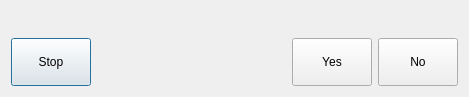
<?xml version="1.0" encoding="UTF-8"?>
<ui version="4.0">
 <class>ICOriginDialog</class>
 <widget class="QDialog" name="ICOriginDialog">
  <property name="geometry">
   <rect>
    <x>0</x>
    <y>0</y>
    <width>469</width>
    <height>97</height>
   </rect>
  </property>
  <property name="windowTitle">
   <string>Origin</string>
  </property>
  <layout class="QVBoxLayout" name="verticalLayout">
   <item>
    <widget class="QLabel" name="label">
     <property name="text">
      <string/>
     </property>
     <property name="alignment">
      <set>Qt::AlignCenter</set>
     </property>
    </widget>
   </item>
   <item>
    <layout class="QHBoxLayout" name="horizontalLayout">
     <item>
      <widget class="QPushButton" name="stopBtn">
       <property name="minimumSize">
        <size>
         <width>64</width>
         <height>48</height>
        </size>
       </property>
       <property name="text">
        <string>Stop</string>
       </property>
      </widget>
     </item>
     <item>
      <spacer name="horizontalSpacer">
       <property name="orientation">
        <enum>Qt::Horizontal</enum>
       </property>
       <property name="sizeHint" stdset="0">
        <size>
         <width>40</width>
         <height>20</height>
        </size>
       </property>
      </spacer>
     </item>
     <item>
      <widget class="QPushButton" name="yesBtn">
       <property name="minimumSize">
        <size>
         <width>64</width>
         <height>48</height>
        </size>
       </property>
       <property name="text">
        <string>Yes</string>
       </property>
      </widget>
     </item>
     <item>
      <widget class="QPushButton" name="noBtn">
       <property name="minimumSize">
        <size>
         <width>64</width>
         <height>48</height>
        </size>
       </property>
       <property name="text">
        <string>No</string>
       </property>
      </widget>
     </item>
    </layout>
   </item>
  </layout>
 </widget>
 <resources/>
 <connections/>
</ui>
